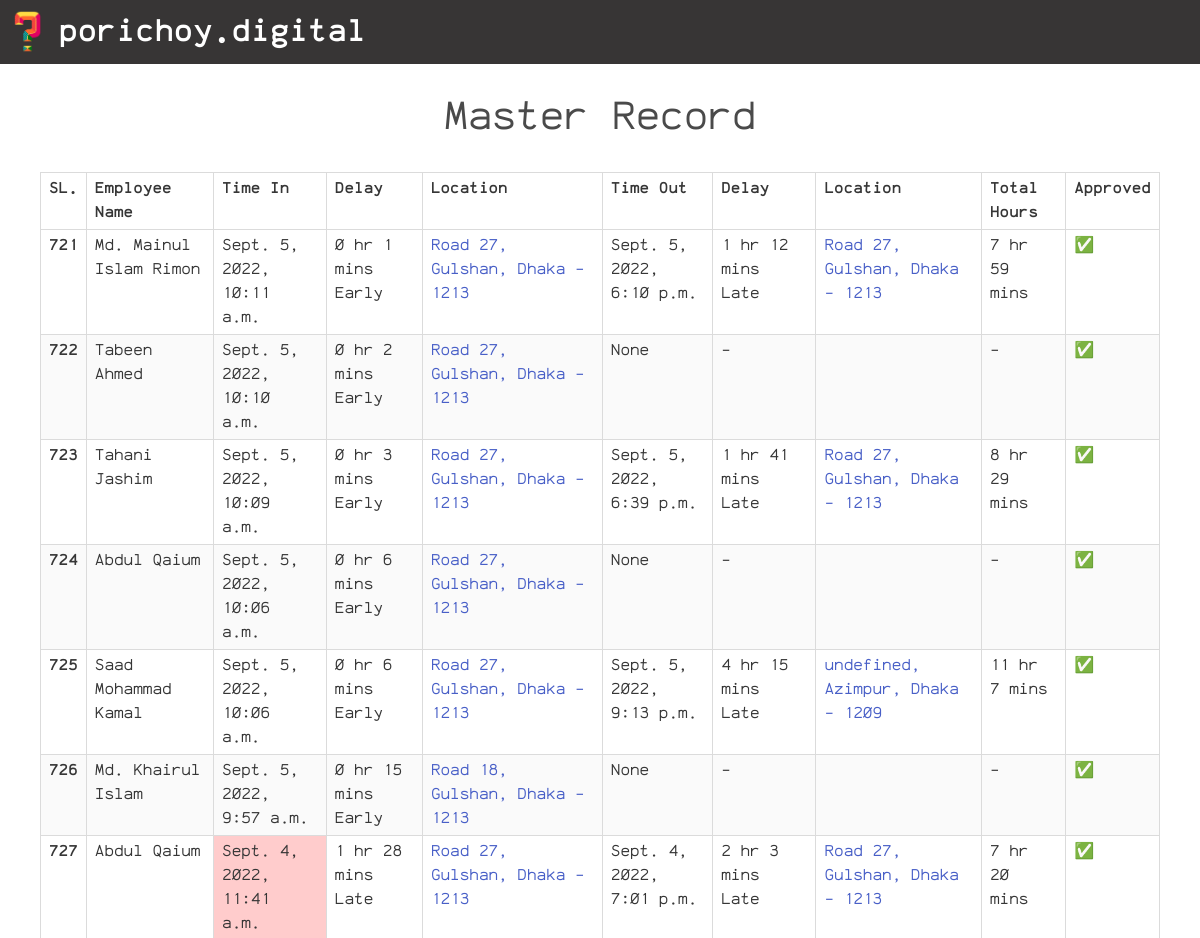
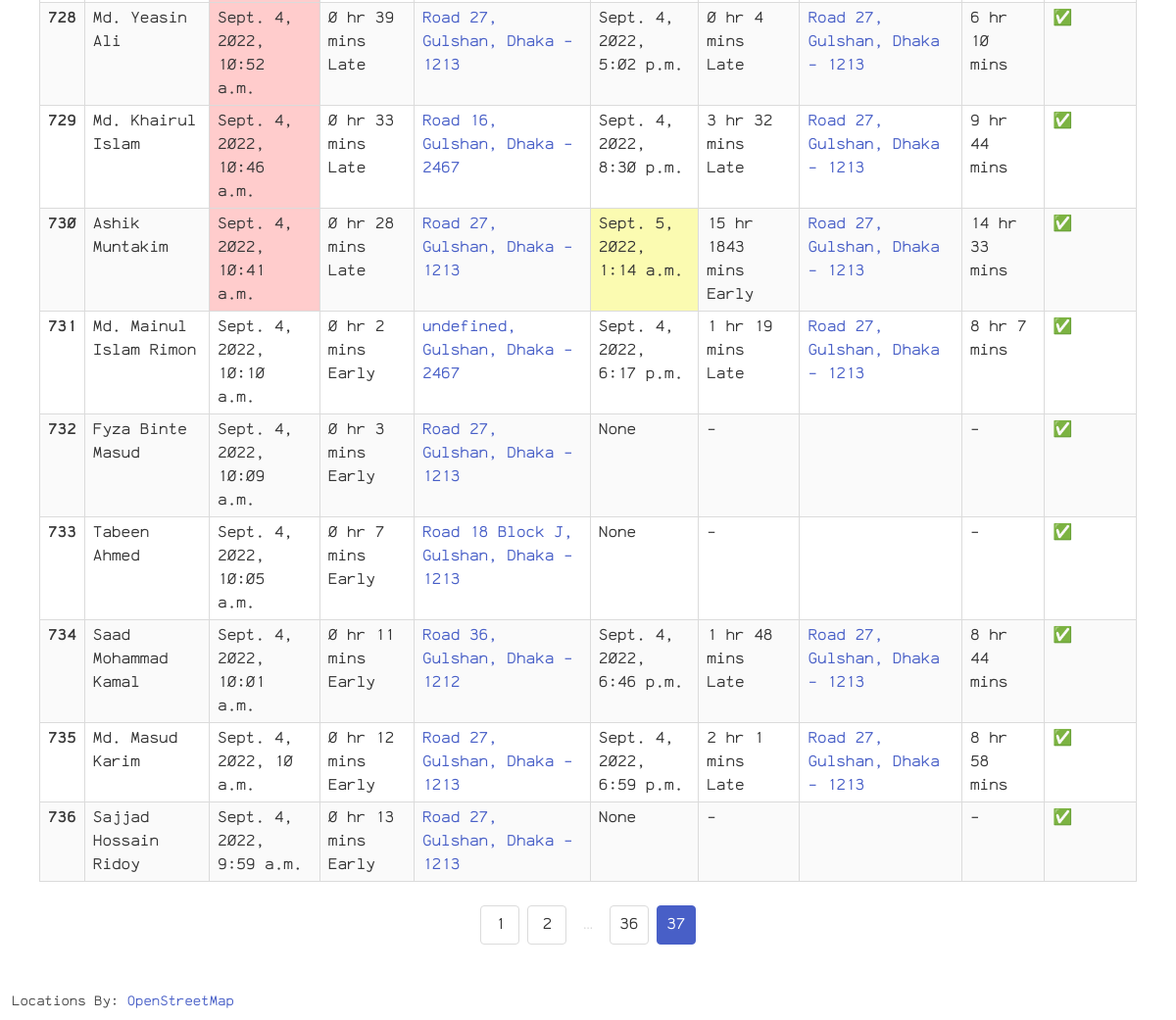
The page /dashboard-master/37 (signed in) on the database its author committed (2 pictures, top to bottom).
### main/models.py (models this page shows)
class Log(models.Model):
    name = models.CharField(max_length=60, default='Not Given')
    time_in = models.DateTimeField(null=True, blank=True)
    late_join = models.BooleanField(default=False, null=True, blank=True)
    location_in = models.CharField(max_length=500, null=True, blank=True)
    location_in_url = models.CharField(max_length=500, null=True, blank=True)
    delay_in = models.CharField(max_length=50, default='-', null=True)
    time_out = models.DateTimeField(null=True, blank=True)
    late_leave = models.BooleanField(default=False, null=True, blank=True)
    location_out = models.CharField(max_length=500, null=True, blank=True)
    location_out_url = models.CharField(max_length=500, null=True, blank=True)
    delay_out = models.CharField(max_length=50, default='-', null=True)
    total_hours = models.CharField(max_length=50, default='-', null=True)
    approved = models.BooleanField(default=True, blank=True)
    user = models.ForeignKey(RegisteredUser, on_delete=models.CASCADE, related_name='user_logs')

### dashboard/views.py (the view)
# urls.py: path('dashboard-master/<int:page_no>', dashboard_view.dashboard_master, name='dashboard-master'),
@login_required(login_url='login')
def dashboard_master(req, page_no=1):
    user_logs = Log.objects.all().order_by('-id')
    paginator = Paginator(user_logs, 20)
    data_per_page = paginator.get_page(page_no)
    paginator_list = list(
        paginator.get_elided_page_range(page_no, on_each_side=1)
    )
    return render(req, 'dashboard/records.html', {
        'logs': data_per_page,
        'paginator_list': paginator_list,
        'heading': "Master Record",
        'master': True
    })

### templates/dashboard/records.html (shortened to what this page needs)
{% extends "base.html" %} {% load static %}
{% block title %}Dashboard{% endblock title %} {% block content %}
<div class="has-text-centered is-size-2 mt-5">
    {{ heading }}
</div>
{% if logs %}
<div class="fieldCont">
    <div class="table-container table is-bordered is-striped is-narrow is-hoverable is-fullwidth">
        <table class="table">
            <thead>
                <tr>
                    <th>SL.</th>
                    <th>Employee Name</th>
                    <th>Time In</th>
                    <th>Delay</th>
                    <th>Location</th>
                    <th>Time Out</th>
                    <th>Delay</th>
                    <th>Location</th>
                    <th>Total Hours</th>
                    {% if master %}
                    <th>Approved</th>
                    {% endif %}
                </tr>
            </thead>
            <tbody>
                {% for log in logs %}
                <tr>
                    <th>{{ forloop.counter0|add:logs.start_index}}</th>
                    <td>{{ log.name }}</td>
                    <td {% if log.late_join %} class="redDiv" {% endif %}>{{ log.time_in }}</td>
                    <td>{{ log.delay_in }}</td>
                    <td>
                        {% if not log.location_in is None %}
                        <a href="{{ log.location_in_url }}" target="_blank">
                            {{ log.location_in }}
                        </a>
                        {% endif %}
                    </td>
                    <td {% if not log.late_leave and not log.time_out is None %} class="yellowDiv" {% endif %}>
                        {{ log.time_out }}
                    </td>
                    <td>{{ log.delay_out }}</td>
                    <td>
                        {% if not log.location_out is None %}
                        <a href="{{ log.location_out_url }}" target="_blank">
                            {{ log.location_out }}
                        </a>
                        {% endif %}
                    </td>
                    <td>{{ log.total_hours }}</td>
                    {% if master %}
                    <th>{% if log.approved %} ✅ {% else %} ❌ {% endif %}</th>
                    {% endif %}
                </tr>
                {% endfor %}
            </tbody>
        </table>
    </div>
</div>
<div class="container">
    <nav class="pagination is-centered m-5" role="navigation" aria-label="pagination">
        <ul class="pagination-list">
            {% for page_num in paginator_list %}
            {% if page_num == logs.paginator.ELLIPSIS %}
            <li><span class="pagination-ellipsis">&hellip;</span></li>
            {% else %}
            <li><a class="pagination-link {% if logs.number == page_num %} is-current {% endif %}" href="{{page_num}}">
                    {{page_num}}
                </a></li>
            {% endif %}
            {% endfor %}
        </ul>
    </nav>
</div>
{% else %}
<div class="fieldCont has-text-centered mt-5">
    <span class="m-5 is-size-2">No data available</span>
</div>
{% endif %}
<small class="mx-3 mt-5 mb-2 mapAttr">
    Locations By: <a href="https://wiki.osmfoundation.org/wiki/Main_Page" target="_blank">OpenStreetMap</a>
</small>
{% endblock %}

### staticfiles/styles/styles.css (style rules this page uses)
* { font-family: "ankaCoder"; }
body { min-height: 100vh; }
.fieldCont { max-width: 35rem; margin: auto; }

### rows shown on the page
Log: name "Md. Mainul Islam Rimon", time_in "Sept. 5, 2022, 10:11 a.m.", delay_in "0 hr 1 mins Early", location_in "Road 27, Gulshan, Dhaka - 1213", time_out "Sept. 5, 2022, 6:10 p.m.", delay_out "1 hr 12 mins Late", location_out "Road 27, Gulshan, Dhaka - 1213", total_hours "7 hr 59 mins"
Log: name "Tabeen Ahmed", time_in "Sept. 5, 2022, 10:10 a.m.", delay_in "0 hr 2 mins Early", location_in "Road 27, Gulshan, Dhaka - 1213", time_out "None", delay_out "-", total_hours "-"
Log: name "Tahani Jashim", time_in "Sept. 5, 2022, 10:09 a.m.", delay_in "0 hr 3 mins Early", location_in "Road 27, Gulshan, Dhaka - 1213", time_out "Sept. 5, 2022, 6:39 p.m.", delay_out "1 hr 41 mins Late", location_out "Road 27, Gulshan, Dhaka - 1213", total_hours "8 hr 29 mins"
Log: name "Abdul Qaium", time_in "Sept. 5, 2022, 10:06 a.m.", delay_in "0 hr 6 mins Early", location_in "Road 27, Gulshan, Dhaka - 1213", time_out "None", delay_out "-", total_hours "-"
Log: name "Saad Mohammad Kamal", time_in "Sept. 5, 2022, 10:06 a.m.", delay_in "0 hr 6 mins Early", location_in "Road 27, Gulshan, Dhaka - 1213", time_out "Sept. 5, 2022, 9:13 p.m.", delay_out "4 hr 15 mins Late", location_out "undefined, Azimpur, Dhaka - 1209", total_hours "11 hr 7 mins"
Log: name "Md. Khairul Islam", time_in "Sept. 5, 2022, 9:57 a.m.", delay_in "0 hr 15 mins Early", location_in "Road 18, Gulshan, Dhaka - 1213", time_out "None", delay_out "-", total_hours "-"
Log: name "Abdul Qaium", time_in "Sept. 4, 2022, 11:41 a.m.", delay_in "1 hr 28 mins Late", location_in "Road 27, Gulshan, Dhaka - 1213", time_out "Sept. 4, 2022, 7:01 p.m.", delay_out "2 hr 3 mins Late", location_out "Road 27, Gulshan, Dhaka - 1213", total_hours "7 hr 20 mins"
Log: name "Md. Yeasin Ali", time_in "Sept. 4, 2022, 10:52 a.m.", delay_in "0 hr 39 mins Late", location_in "Road 27, Gulshan, Dhaka - 1213", time_out "Sept. 4, 2022, 5:02 p.m.", delay_out "0 hr 4 mins Late", location_out "Road 27, Gulshan, Dhaka - 1213", total_hours "6 hr 10 mins"
Log: name "Md. Khairul Islam", time_in "Sept. 4, 2022, 10:46 a.m.", delay_in "0 hr 33 mins Late", location_in "Road 16, Gulshan, Dhaka - 2467", time_out "Sept. 4, 2022, 8:30 p.m.", delay_out "3 hr 32 mins Late", location_out "Road 27, Gulshan, Dhaka - 1213", total_hours "9 hr 44 mins"
Log: name "Ashik Muntakim", time_in "Sept. 4, 2022, 10:41 a.m.", delay_in "0 hr 28 mins Late", location_in "Road 27, Gulshan, Dhaka - 1213", time_out "Sept. 5, 2022, 1:14 a.m.", delay_out "15 hr 1843 mins Early", location_out "Road 27, Gulshan, Dhaka - 1213", total_hours "14 hr 33 mins"
Log: name "Md. Mainul Islam Rimon", time_in "Sept. 4, 2022, 10:10 a.m.", delay_in "0 hr 2 mins Early", location_in "undefined, Gulshan, Dhaka - 2467", time_out "Sept. 4, 2022, 6:17 p.m.", delay_out "1 hr 19 mins Late", location_out "Road 27, Gulshan, Dhaka - 1213", total_hours "8 hr 7 mins"
Log: name "Fyza Binte Masud", time_in "Sept. 4, 2022, 10:09 a.m.", delay_in "0 hr 3 mins Early", location_in "Road 27, Gulshan, Dhaka - 1213", time_out "None", delay_out "-", total_hours "-"
Log: name "Tabeen Ahmed", time_in "Sept. 4, 2022, 10:05 a.m.", delay_in "0 hr 7 mins Early", location_in "Road 18 Block J, Gulshan, Dhaka - 1213", time_out "None", delay_out "-", total_hours "-"
Log: name "Saad Mohammad Kamal", time_in "Sept. 4, 2022, 10:01 a.m.", delay_in "0 hr 11 mins Early", location_in "Road 36, Gulshan, Dhaka - 1212", time_out "Sept. 4, 2022, 6:46 p.m.", delay_out "1 hr 48 mins Late", location_out "Road 27, Gulshan, Dhaka - 1213", total_hours "8 hr 44 mins"
Log: name "Md. Masud Karim", time_in "Sept. 4, 2022, 10 a.m.", delay_in "0 hr 12 mins Early", location_in "Road 27, Gulshan, Dhaka - 1213", time_out "Sept. 4, 2022, 6:59 p.m.", delay_out "2 hr 1 mins Late", location_out "Road 27, Gulshan, Dhaka - 1213", total_hours "8 hr 58 mins"
Log: name "Sajjad Hossain Ridoy", time_in "Sept. 4, 2022, 9:59 a.m.", delay_in "0 hr 13 mins Early", location_in "Road 27, Gulshan, Dhaka - 1213", time_out "None", delay_out "-", total_hours "-"

### other values the page prints
{{ heading }} "Master Record"
{{ page_num }} "1" "2" "36" "37"
